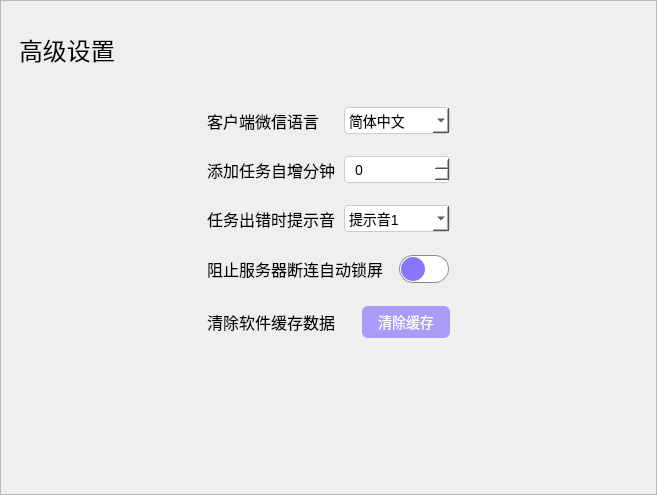
            <widget class="QWidget" name="page_2">
             <layout class="QVBoxLayout" name="verticalLayout_2">
              <property name="leftMargin">
               <number>0</number>
              </property>
              <property name="topMargin">
               <number>0</number>
              </property>
              <property name="rightMargin">
               <number>0</number>
              </property>
              <property name="bottomMargin">
               <number>0</number>
              </property>
              <item>
               <widget class="QFrame" name="frame_setting_2">
                <property name="minimumSize">
                 <size>
                  <width>657</width>
                  <height>495</height>
                 </size>
                </property>
                <property name="maximumSize">
                 <size>
                  <width>657</width>
                  <height>495</height>
                 </size>
                </property>
                <property name="styleSheet">
                 <string notr="true"/>
                </property>
                <property name="frameShape">
                 <enum>QFrame::StyledPanel</enum>
                </property>
                <property name="frameShadow">
                 <enum>QFrame::Raised</enum>
                </property>
                <layout class="QVBoxLayout" name="verticalLayout_4" stretch="0,1,1,0,1,1,0">
                 <property name="spacing">
                  <number>22</number>
                 </property>
                 <property name="leftMargin">
                  <number>18</number>
                 </property>
                 <property name="topMargin">
                  <number>12</number>
                 </property>
                 <property name="rightMargin">
                  <number>18</number>
                 </property>
                 <property name="bottomMargin">
                  <number>0</number>
                 </property>
                 <item>
                  <widget class="QLabel" name="label_setting_2">
                   <property name="minimumSize">
                    <size>
                     <width>0</width>
                     <height>72</height>
                    </size>
                   </property>
                   <property name="maximumSize">
                    <size>
                     <width>16777215</width>
                     <height>72</height>
                    </size>
                   </property>
                   <property name="font">
                    <font>
                     <pointsize>18</pointsize>
                     <bold>false</bold>
                    </font>
                   </property>
                   <property name="styleSheet">
                    <string notr="true">QLabel {
    color: rgb(0, 0, 0);
}</string>
                   </property>
                   <property name="text">
                    <string>高级设置</string>
                   </property>
                  </widget>
                 </item>
                 <item>
                  <layout class="QHBoxLayout" name="horizontalLayout_25" stretch="1,1">
                   <property name="spacing">
                    <number>0</number>
                   </property>
                   <property name="sizeConstraint">
                    <enum>QLayout::SetMaximumSize</enum>
                   </property>
                   <property name="leftMargin">
                    <number>188</number>
                   </property>
                   <property name="rightMargin">
                    <number>188</number>
                   </property>
                   <item>
                    <widget class="QLabel" name="label_language">
                     <property name="font">
                      <font>
                       <pointsize>12</pointsize>
                      </font>
                     </property>
                     <property name="styleSheet">
                      <string notr="true">QLabel {
    color: rgb(0, 0, 0);
}</string>
                     </property>
                     <property name="text">
                      <string>客户端微信语言</string>
                     </property>
                    </widget>
                   </item>
                   <item>
                    <widget class="QComboBox" name="comboBox_language">
                     <property name="minimumSize">
                      <size>
                       <width>106</width>
                       <height>27</height>
                      </size>
                     </property>
                     <property name="maximumSize">
                      <size>
                       <width>106</width>
                       <height>27</height>
                      </size>
                     </property>
                     <property name="styleSheet">
                      <string notr="true">QComboBox {
    border: 1px solid #ccc;
    padding: 4px;
    font-family: 'Microsoft YaHei', sans-serif;
    font-size: 14px;
    width: 120px;
    background-color: #fff;
    border-radius: 4px;
    color: rgb(0, 0, 0);
}

QComboBox:hover {
    border-color: #888;
    background-color: #f5f5f5;
}

QComboBox QAbstractItemView {
    border-radius: 4px;
    background-color: white;
    selection-background-color: #ddd;
    color: rgb(0, 0, 0);
}</string>
                     </property>
                     <item>
                      <property name="text">
                       <string>简体中文</string>
                      </property>
                     </item>
                     <item>
                      <property name="text">
                       <string>繁体中文</string>
                      </property>
                     </item>
                     <item>
                      <property name="text">
                       <string>English</string>
                      </property>
                     </item>
                    </widget>
                   </item>
                  </layout>
                 </item>
                 <item>
                  <layout class="QHBoxLayout" name="horizontalLayout_26" stretch="1,1">
                   <property name="spacing">
                    <number>0</number>
                   </property>
                   <property name="leftMargin">
                    <number>188</number>
                   </property>
                   <property name="rightMargin">
                    <number>188</number>
                   </property>
                   <item>
                    <widget class="QLabel" name="label_addtime">
                     <property name="font">
                      <font>
                       <pointsize>12</pointsize>
                      </font>
                     </property>
                     <property name="styleSheet">
                      <string notr="true">QLabel {
    color: rgb(0, 0, 0);
}</string>
                     </property>
                     <property name="text">
                      <string>添加任务自增分钟</string>
                     </property>
                    </widget>
                   </item>
                   <item>
                    <widget class="QSpinBox" name="spinBox_timestep">
                     <property name="minimumSize">
                      <size>
                       <width>106</width>
                       <height>27</height>
                      </size>
                     </property>
                     <property name="maximumSize">
                      <size>
                       <width>106</width>
                       <height>27</height>
                      </size>
                     </property>
                     <property name="styleSheet">
                      <string notr="true">QSpinBox {
    border: 1px solid #ccc;
    padding: 4px 20px 4px 8px;
    font-family: 'Microsoft YaHei', sans-serif;
    font-size: 14px;
    width: 120px;
    background-color: #fff;
    border-radius: 4px;
    color: rgb(0, 0, 0);
}

QSpinBox:hover {
    border-color: #888;
    background-color: #f5f5f5;
}

QSpinBox:focus {
    border-color: #0078d4;
    box-shadow: 0 0 3px rgba(0, 120, 212, 0.8);
}</string>
                     </property>
                    </widget>
                   </item>
                  </layout>
                 </item>
                 <item>
                  <layout class="QHBoxLayout" name="horizontalLayout_7" stretch="1,1">
                   <property name="spacing">
                    <number>0</number>
                   </property>
                   <property name="leftMargin">
                    <number>188</number>
                   </property>
                   <property name="rightMargin">
                    <number>188</number>
                   </property>
                   <item>
                    <widget class="QLabel" name="label_errorAudio">
                     <property name="font">
                      <font>
                       <pointsize>12</pointsize>
                      </font>
                     </property>
                     <property name="styleSheet">
                      <string notr="true">QLabel {
    color: rgb(0, 0, 0);
}</string>
                     </property>
                     <property name="text">
                      <string>任务出错时提示音</string>
                     </property>
                    </widget>
                   </item>
                   <item>
                    <widget class="QComboBox" name="comboBox_errorAudio">
                     <property name="minimumSize">
                      <size>
                       <width>106</width>
                       <height>27</height>
                      </size>
                     </property>
                     <property name="maximumSize">
                      <size>
                       <width>106</width>
                       <height>27</height>
                      </size>
                     </property>
                     <property name="styleSheet">
                      <string notr="true">QComboBox {
    border: 1px solid #ccc;
    padding: 4px;
    font-family: 'Microsoft YaHei', sans-serif;
    font-size: 14px;
    width: 120px;
    background-color: #fff;
    border-radius: 4px;
    color: rgb(0, 0, 0);
}

QComboBox:hover {
    border-color: #888;
    background-color: #f5f5f5;
}

QComboBox QAbstractItemView {
    border-radius: 4px;
    background-color: white;
    selection-background-color: #ddd;
    color: rgb(0, 0, 0);
}</string>
                     </property>
                     <item>
                      <property name="text">
                       <string>提示音1</string>
                      </property>
                     </item>
                     <item>
                      <property name="text">
                       <string>提示音2</string>
                      </property>
                     </item>
                     <item>
                      <property name="text">
                       <string>提示音3</string>
                      </property>
                     </item>
                     <item>
                      <property name="text">
                       <string>提示音4</string>
                      </property>
                     </item>
                     <item>
                      <property name="text">
                       <string>提示音5</string>
                      </property>
                     </item>
                    </widget>
                   </item>
                  </layout>
                 </item>
                 <item>
                  <layout class="QHBoxLayout" name="horizontalLayout_29" stretch="1,0">
                   <property name="spacing">
                    <number>0</number>
                   </property>
                   <property name="leftMargin">
                    <number>188</number>
                   </property>
                   <property name="rightMargin">
                    <number>188</number>
                   </property>
                   <item>
                    <widget class="QLabel" name="label_openmore">
                     <property name="font">
                      <font>
                       <pointsize>12</pointsize>
                      </font>
                     </property>
                     <property name="styleSheet">
                      <string notr="true">QLabel {
    color: rgb(0, 0, 0);
}</string>
                     </property>
                     <property name="text">
                      <string>阻止服务器断连自动锁屏</string>
                     </property>
                    </widget>
                   </item>
                   <item>
                    <widget class="QCheckBox" name="checkBox_sever">
                     <property name="minimumSize">
                      <size>
                       <width>52</width>
                       <height>30</height>
                      </size>
                     </property>
                     <property name="maximumSize">
                      <size>
                       <width>52</width>
                       <height>30</height>
                      </size>
                     </property>
                     <property name="font">
                      <font>
                       <pointsize>12</pointsize>
                      </font>
                     </property>
                     <property name="styleSheet">
                      <string notr="true">QCheckBox {
    width: 18px;
    height: 14px;
    margin: 1px;
    border-radius: 14px;
    padding: 0;
    border: 1px solid #8a8a8a;
}

QCheckBox::indicator {
    width: 24px;
    height: 24px;
    border-radius: 12px;
    box-shadow: 0px 2px 5px 0px rgba(0, 0, 0, 0.3);
    position: absolute;
    top: 1px;
}

QCheckBox:unchecked {
    background-color: white;
}

QCheckBox:checked {
    background-color: qradialgradient(cx:0.5, cy:0.5, radius:1, fx:0.5, fy:0.5, stop:0.66 rgba(134, 119, 253, 255), stop:1 rgba(119, 111, 252, 255));
}

QCheckBox::indicator:unchecked {
    background: qradialgradient(cx:0.5, cy:0.5, radius:1, fx:0.5, fy:0.5, stop:0.66 rgba(134, 119, 253, 255), stop:1 rgba(119, 111, 252, 255));
    left: 1px;
}

QCheckBox::indicator:checked {
    background-color: white;
    left: 24px;
}

QCheckBox:disabled {
    border-color: #cccccc;
    background-color: #f0f0f0;
}

QCheckBox::indicator:disabled:unchecked {
    background: #a0a0a0;
    box-shadow: none;
}

QCheckBox::indicator:disabled:checked {
    background-color: #a0a0a0;
    box-shadow: none;
}    </string>
                     </property>
                     <property name="text">
                      <string/>
                     </property>
                    </widget>
                   </item>
                  </layout>
                 </item>
                 <item>
                  <layout class="QHBoxLayout" name="horizontalLayout_8" stretch="1,0">
                   <property name="spacing">
                    <number>0</number>
                   </property>
                   <property name="leftMargin">
                    <number>188</number>
                   </property>
                   <property name="rightMargin">
                    <number>188</number>
                   </property>
                   <item>
                    <widget class="QLabel" name="label_errorAudio_2">
                     <property name="font">
                      <font>
                       <pointsize>12</pointsize>
                      </font>
                     </property>
                     <property name="styleSheet">
                      <string notr="true">QLabel {
    color: rgb(0, 0, 0);
}</string>
                     </property>
                     <property name="text">
                      <string>清除软件缓存数据</string>
                     </property>
                    </widget>
                   </item>
                   <item>
                    <widget class="QPushButton" name="pushButton_clean">
                     <property name="minimumSize">
                      <size>
                       <width>88</width>
                       <height>32</height>
                      </size>
                     </property>
                     <property name="maximumSize">
                      <size>
                       <width>88</width>
                       <height>32</height>
                      </size>
                     </property>
                     <property name="styleSheet">
                      <string notr="true">QPushButton {
    background-color: rgba(140, 120, 250, 180);
    color: white;
    border: none;
    border-radius: 6px;
    font-family: 'Microsoft YaHei';
    font-size: 14px;
}

QPushButton:hover {
    background-color: rgb(140, 120, 255);
}

QPushButton:pressed {
    background-color: rgb(140, 100, 255);
}</string>
                     </property>
                     <property name="text">
                      <string>清除缓存</string>
                     </property>
                    </widget>
                   </item>
                  </layout>
                 </item>
                 <item>
                  <spacer name="verticalSpacer">
                   <property name="orientation">
                    <enum>Qt::Vertical</enum>
                   </property>
                   <property name="sizeHint" stdset="0">
                    <size>
                     <width>20</width>
                     <height>40</height>
                    </size>
                   </property>
                  </spacer>
                 </item>
                </layout>
               </widget>
              </item>
             </layout>
            </widget>
